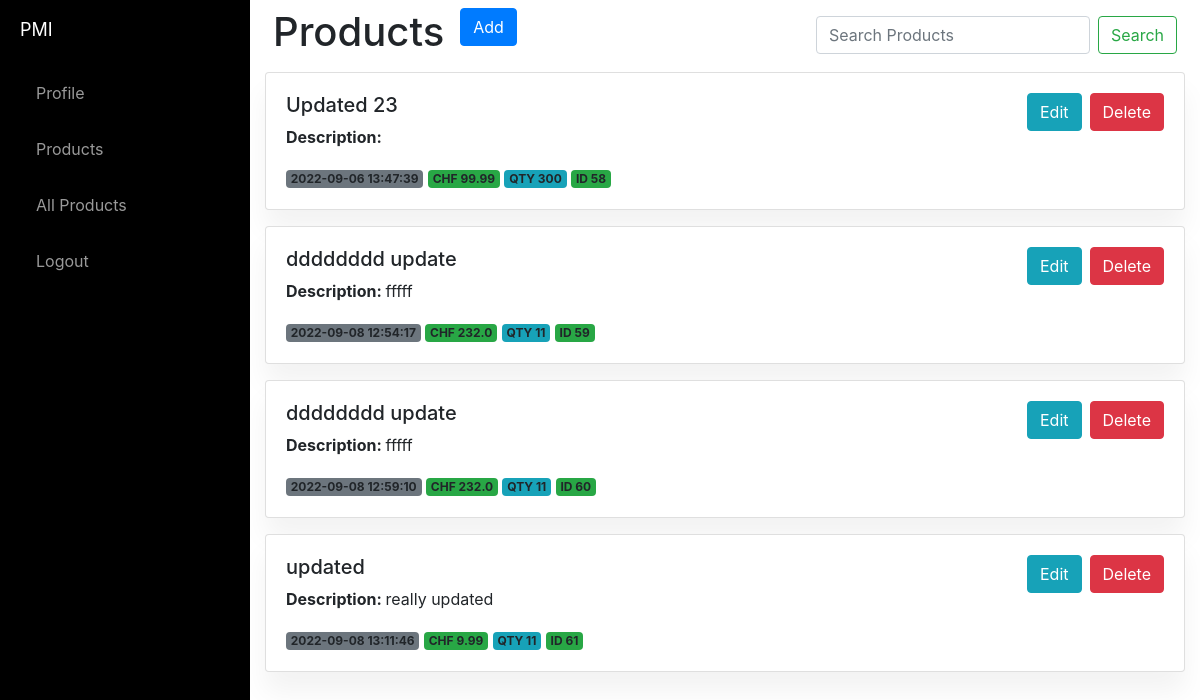
Page / (signed in) on the earlier database version.
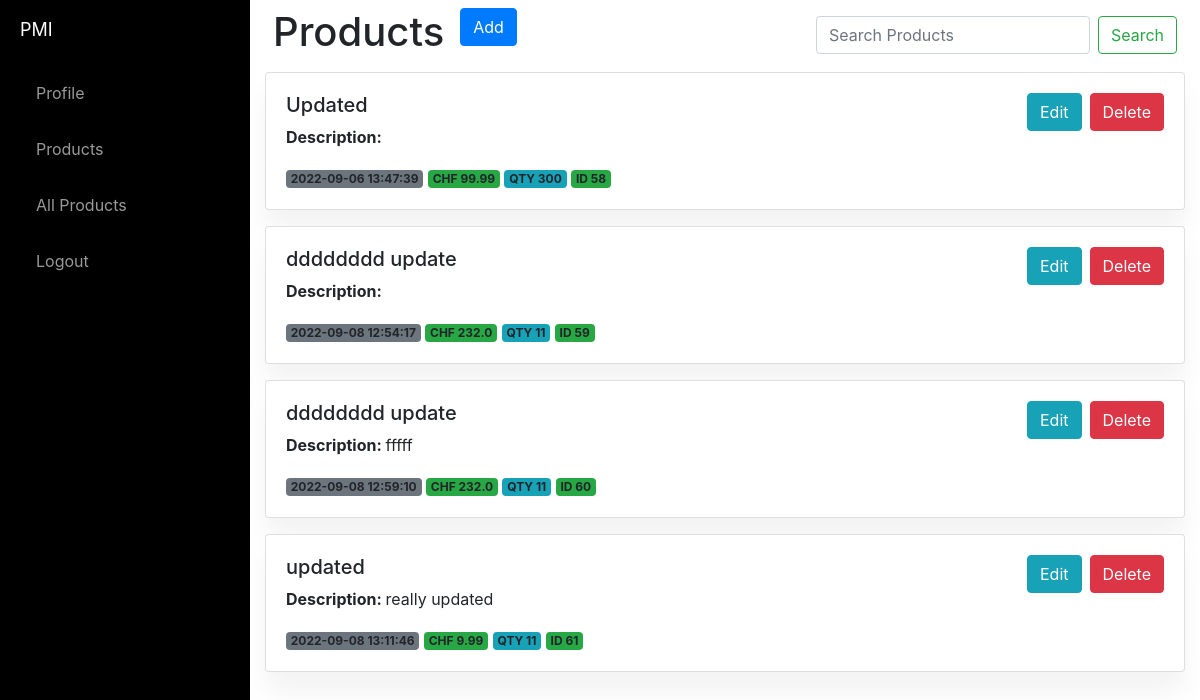
Same page on the later database version.
### website/models.py (models this page shows)
class Product(db.Model):
    id = db.Column(db.Integer, primary_key=True)
    product_name = db.Column(db.String(150))
    description = db.Column(db.String(10000))
    price = db.Column(db.Float)
    qty = db.Column(db.Integer)
    date = db.Column(db.DateTime(timezone=True), default=func.now())
    user_id = db.Column(db.Integer, db.ForeignKey('user.id'))

### website/views.py (the view, shortened to what this page needs)
@views.route('/', methods=['GET', 'POST'])
@login_required
def home():
    return render_template("home.html", user=current_user)

### website/templates/home.html (shortened to what this page needs)
{% extends "base.html" %} {% block title %}Home{% endblock %} {% block content%}
<div class="d-flex">
  <div class="p-2">
    <h1>Products</h1>
  </div>
  <div class="p-2">
    <button type="button" class="btn btn-primary" data-toggle="modal" data-target="#exampleModal">
      Add
    </button>
  </div>
  <div class="ml-auto p-2">
    <form class="form-inline my-2 my-lg-10 ">
      <input class="form-control mr-sm-2" type="search" placeholder="Search Products" aria-label="Search">
      <button class="btn btn-outline-success my-2 my-sm-0" type="submit">Search</button>
    </form>
  </div>
</div>
{% for product in user.product %}
<div class="card mb-3">
  <div class="card-body">
    <div class="d-flex flex-column flex-lg-row">
      <div class="row flex-fill">
        <div class="col-sm-5 ">
          <h4 class="h5">{{ product.product_name }}</h4>
          <p class="p"> <strong>Description: </strong> {{ product.description }}</p>
          <span class="badge bg-secondary">{{ product.date }}</span> <span class="badge bg-success">CHF {{ product.price}}</span>
          <span class="badge bg-info">QTY {{ product.qty }}</span> <span class="badge bg-success">ID {{ product.id }}</span>
        </div>
        <div class="col-sm-7 text-lg-end clearfix ">
          <button href="#" class="btn btn-danger float-right ml-2 stretched-link" onClick="deleteProduct('{{ product.id }}')">Delete</button>
          <a href="/update/{{product.id}}" class="btn btn-info float-right ml-2 stretched-link" data-toggle="modal_edit" data-target="#exampleModal">Edit</a>
        </div>
      </div>
    </div>
  </div>
</div>
{% endfor %}
<form method="POST">
  <br />
  {% endblock %}

### website/templates/base.html (shortened to what this page needs)
<!DOCTYPE html>
<html lang="en">
<head>
  <link rel="stylesheet" href="../static/index.css">
  <link rel="stylesheet" href="https://stackpath.bootstrapcdn.com/bootstrap/4.4.1/css/bootstrap.min.css"
 />
  <link rel="stylesheet" href="https://stackpath.bootstrapcdn.com/font-awesome/4.7.0/css/font-awesome.min.css"
 />
</head>
{% if user.is_authenticated %}
<body>
  <div id="wrapper">
    <div id="sidebar-wrapper">
      <ul class="sidebar-nav">
        <li class="sidebar-brand">
          <a href="/">
            PMI
          </a>
        </li>
        <li>
          <a class="nav-item nav-link" id="profile" href="/profile">Profile</a>
        </li>
        <li>
          <a class="nav-item nav-link" id="home" href="/">Products</a>
        </li>
        <li>
          <a class="nav-item nav-link" id="products" href="/products">All Products</a>
        </li>
        <li>
        <li>
          <a class="nav-item nav-link" id="logout" href="/logout">Logout</a>
        </li>
  {% endif %}
  </div>
  <div class="container">{% block content %} {% endblock %}</div>
</body>
</html>

### website/static/index.css (style rules this page uses)
body { background:#eee; }
body { overflow-x: hidden; }
#wrapper { padding-left: 0; -webkit-transition: all 0.5s ease; -moz-transition: all 0.5s ease; -o-transition: all 0.5s ease; transition: all 0.5s ease; }
#sidebar-wrapper { z-index: 1000; position: fixed; left: 250px; width: 0; height: 100%; margin-left: -250px; overflow-y: auto; background: #000; -webkit-transition: all 0.5s ease; -moz-transition: all 0.5s ease; -o-transition: all 0.5s ease; transition: all 0.5s ease; }
.sidebar-nav { position: absolute; top: 0; width: 250px; margin: 0; padding: 0; list-style: none; }
.sidebar-nav li { text-indent: 20px; line-height: 40px; }
.sidebar-nav li a { display: block; text-decoration: none; color: #999999; }
.sidebar-nav > .sidebar-brand { height: 65px; font-size: 18px; line-height: 60px; }
.sidebar-nav > .sidebar-brand a { color: #999999; }
@media (min-width:768px) { #wrapper { padding-left: 250px; } }
@media (min-width:768px) { #sidebar-wrapper { width: 250px; } }
.card { box-shadow: 0 20px 27px 0 rgb(0 0 0 / 5%); }
.card { position: relative; display: flex; flex-direction: column; min-width: 0; word-wrap: break-word; background-color: #fff; background-clip: border-box; border: 0 solid rgba(0,0,0,.125); border-radius: 1rem; }
.card-body { -webkit-box-flex: 1; -ms-flex: 1 1 auto; flex: 1 1 auto; padding: 1.5rem 1.5rem; }

Differences in the rows shown:
changed Product id 58: product_name "Updated 23" → "Updated"
changed Product id 59: description "fffff" → (not shown)
